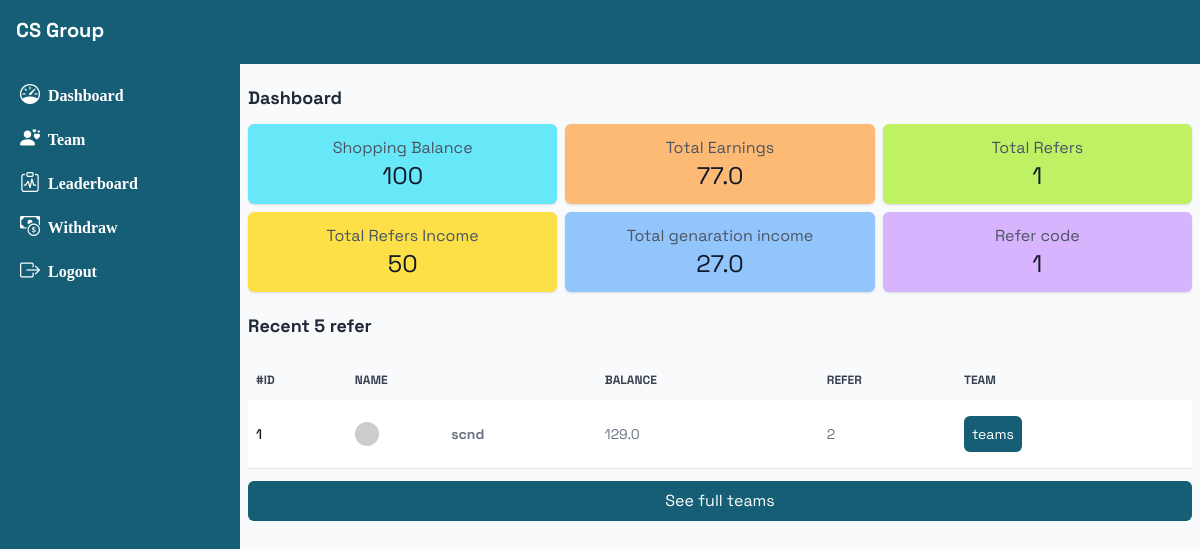
The app's page /dashboard (signed in), older data.
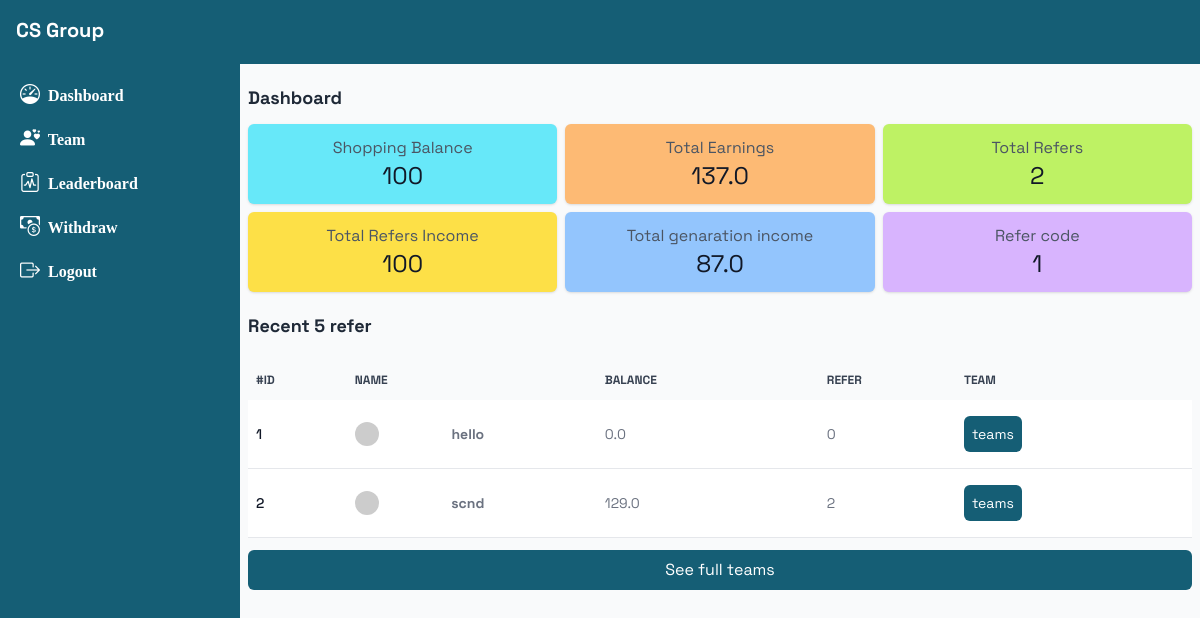
The same page, newer data.
### base/models.py (models this page shows, shortened)
class Profile(models.Model):
    user = models.ForeignKey(User, on_delete=models.CASCADE)
    name = models.CharField(max_length=200)
    number = models.CharField(max_length=50)
    balance = models.FloatField(default=00)
    refer_link = models.CharField(max_length=100)
    is_verified = models.BooleanField(default=False)
    referred_by = models.ForeignKey(User, related_name='teams', null=True, blank=True, on_delete=models.CASCADE)
    def total_refer(self):
        return Referral.objects.filter(referrer=self, generation=1).count()
    def total_refer_income(self):
        tf = Referral.objects.filter(referrer=self, generation=1).count()
        return 50 * tf
    def total_gen_income(self):
        if self.balance == 0:
            return 00
        tf = Referral.objects.filter(referrer=self, generation=1).count()
        refincome = tf * 50
        return self.balance - 50

class Referral(models.Model):
    referrer = models.ForeignKey(Profile, on_delete=models.CASCADE, related_name='referrals_made')
    referred_user = models.ForeignKey(Profile, on_delete=models.CASCADE, related_name='referrals_received')
    generation = models.PositiveIntegerField()

### base/views.py (the view)
# urls.py: path('dashboard', dashboard),
def dashboard(request):
    if request.user.is_authenticated:
        pr = Profile.objects.get(user=request.user)
        r = pr.total_refer()
        rf = Referral.objects.filter(referrer=pr, generation=1).order_by('-id')[0:5]
        context = {'rf':rf, 'r':r, 'p':pr}
        return render(request, 'dashhome.html', context)
    return render(request, 'login.html')

### templates/dashhome.html (shortened to what this page needs)
{% extends 'dash.html' %}
{% block body %}
{% if p.is_verified %}
<section>
<div class="my-3">
<h2 class=" font-bold text-gray-800 text-lg">Dashboard</h2>
</div>
    <div class="info grid grid-cols-2 md:grid-cols-3 gap-2">
        <div class="bg-cyan-300 card p-3 rounded-md shadow flex flex-col items-center justify-center">
            <h2 class="text-gray-600 text-md"> Shopping Balance</h2>
            <p class="text-2xl text-gray-900">100</p>
        </div>
        <div class="bg-orange-300 card p-3 rounded-md shadow flex flex-col items-center justify-center">
            <h2 class="text-gray-600 text-md">Total Earnings</h2>
            <p class="text-2xl text-gray-900">{{p.balance}}</p>
        </div>
        <div class="card p-3 bg-lime-300 rounded-md shadow flex flex-col items-center justify-center">
            <h2 class="text-gray-600 text-md"> Total Refers</h2>
            <p class="text-2xl text-gray-900">{{r}}</p>
        </div>
<div class="card p-3 bg-yellow-300 rounded-md shadow flex flex-col items-center justify-center">
            <h2 class="text-center text-gray-600 text-md"> Total Refers Income</h2>
            <p class="text-2xl text-gray-900">{{p.total_refer_income}}</p>
        </div>
        <div class="card p-3 bg-blue-300 rounded-md shadow flex flex-col items-center justify-center">
            <h2 class="text-gray-600 text-center text-md">Total genaration income</h2>
            <p class="text-2xl text-gray-900">{{p.total_gen_income}}</p>
        </div>
        <div class="card p-3 bg-purple-300 rounded-md shadow flex flex-col items-center justify-center">
            <h2 class="text-gray-600 text-md">Refer code</h2>
            <p class="text-2xl text-gray-900">{{p.refer_link}}</p>
        </div>
    </div>
<div class="my-5">
<h2 class="mt-5 font-bold text-gray-800 text-lg">Recent 5 refer</h2>
</div>
<div class="relative overflow-x-auto z-0">
    <table class="w-full text-sm text-left rtl:text-right text-gray-500">
        <thead class="text-xs text-gray-700 uppercase bg-gray-50">
            <tr>
                <th scope="col" class="px-2 py-3">
                    #id
                </th>
                <th scope="col" class="px-6 py-3">
                    name
                </th>
                <th scope="col" class="px-6 py-3">
                    balance
                </th>
                <th scope="col" class="px-2 py-3">
                    refer
                </th>
               <th scope="col" class="px-6 py-3">
                    team
                </th>
            </tr>
        </thead>
        <tbody class="">
{% for ru in rf %}
            <tr class="bg-white  border-b">
                <th scope="row" class="px-2 py-4 font-medium text-gray-900 whitespace-nowrap ">
                    {{ forloop.counter }}
                </th>
                <td class="px-6 py-4">
                   <div class="flex gap-1 md:gap-0">
<img class="w-6 rounded-3xl"  src="https://api.dicebear.com/8.x/initials/svg?seed={{ru.referred_user.user}}">
<p class="m-auto font-bold">{{ru.referred_user.user}}</p>
</div>
                </td>
                <td class="px-6 py-4">
                    {{ru.referred_user.balance}}
                </td>
                <td class="px-2 py-4">
                    {{ru.referred_user.total_refer}}
                </td>
<td class="px-6 py-4">
                   <a href=""><button class="p-2 rounded-md bg-cyan-800 text-white">teams</button>
                </td>
            </tr>
         {% endfor %}
        </tbody>
    </table>
     <a href="/temas">
    <button class="p-2 w-full bg-cyan-800 text-white my-3 rounded-md">See full teams</button>
     </a>
</div>
</section>
{% endif %}
{% endblock %}

Row changes from the older to the newer data that the page shows:
changed Profile: balance "77.0" → "137.0"; total_refer_income "50" → "100"; total_gen_income "27.0" → "87.0"
added Referral: referred_user.user "hello", referred_user.balance "0.0", referred_user.total_refer "0"
Text that changed along with them:
{{ r }}: "1" → "2"
